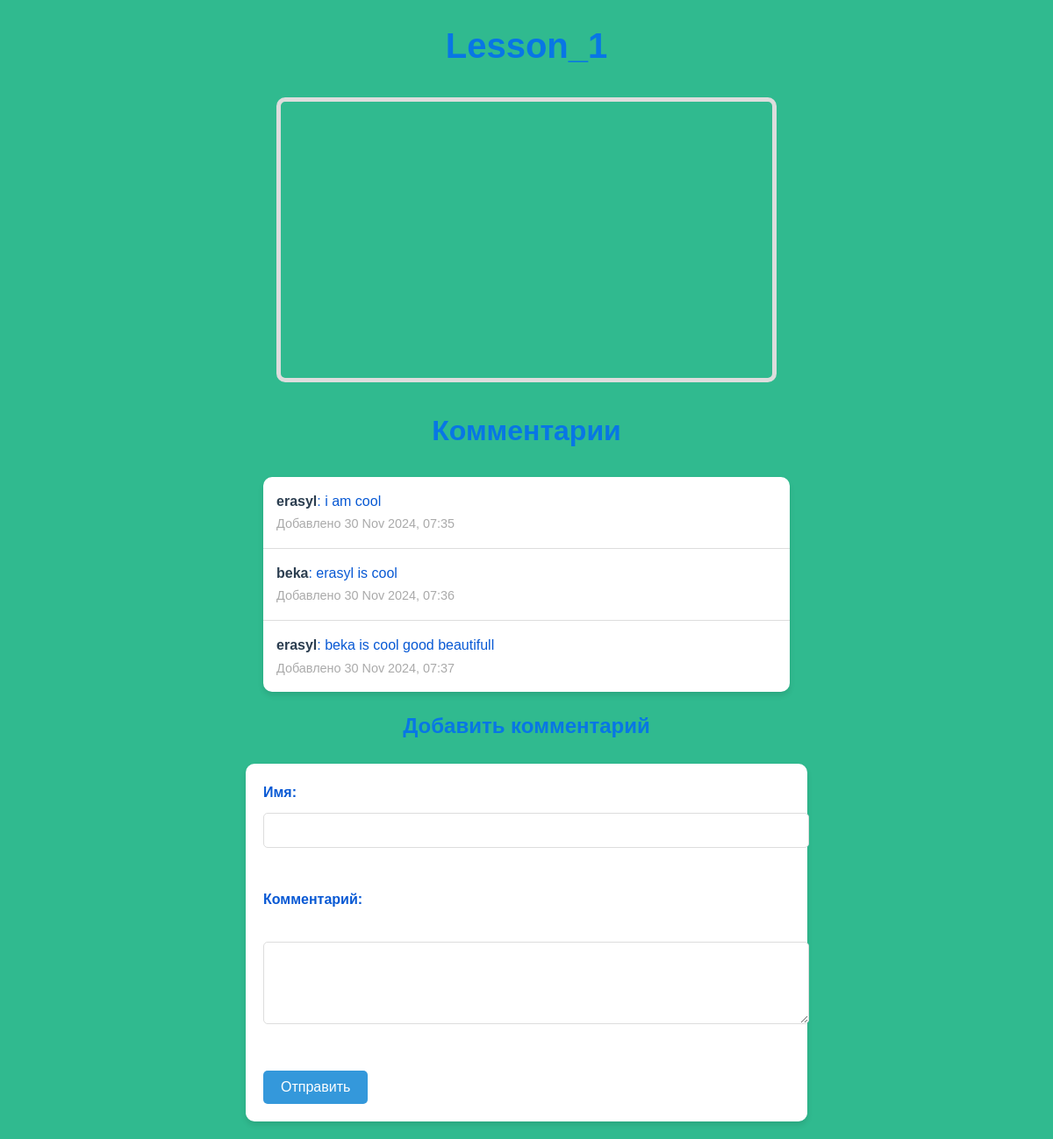
Before: /videos/1/ with the older database file.
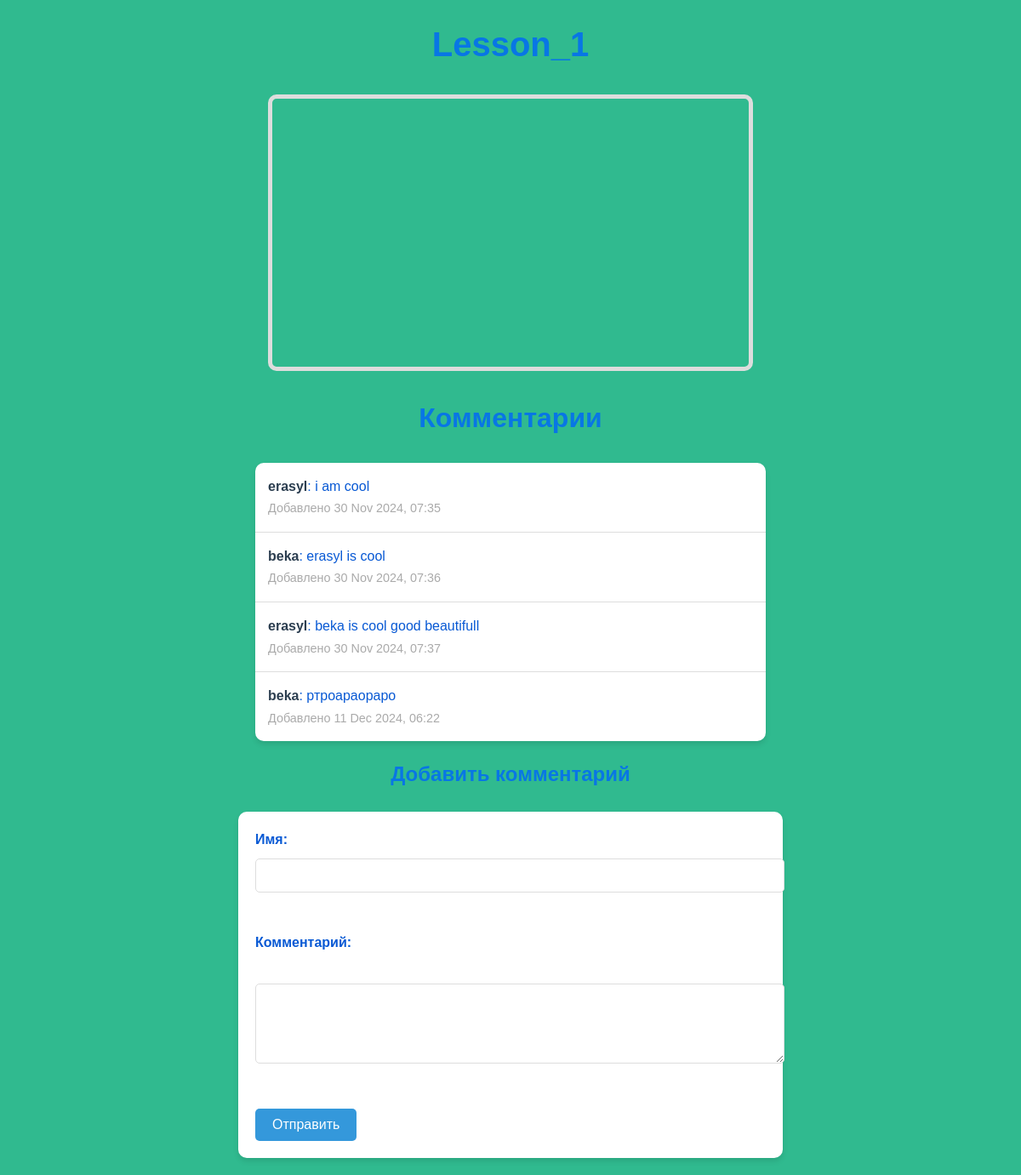
After: the same page with the newer database file.
### courses/models.py (models this page shows, shortened)
class Comment(models.Model):
    video = models.ForeignKey(Video, related_name='comments', on_delete=models.CASCADE)
    author = models.CharField(max_length=100)
    content = models.TextField()
    created_at = models.DateTimeField(auto_now_add=True)

### courses/views.py (the view, shortened to what this page needs)
# urls.py: path('videos/<int:pk>/', views.video_detail, name='video_detail'),
def video_detail(request, pk):
    video = get_object_or_404(Video, pk=pk)
    comments = video.comments.all()
    return render(request, 'courses/video_detail.html', {'video': video, 'comments': comments})

### courses/templates/courses/video_detail.html (shortened to what this page needs)
<!DOCTYPE html>
<html lang="en">
<head>
    {% load static %}
    <link rel="stylesheet" href="{% static 'courses/video_detail.css' %}">
</head>
<body>
    <h1>{{ video.title }}</h1>
    <iframe
        width="560"
        height="315"
        src="{{ video.video_url }}"
        frameborder="0"
        allow="accelerometer; autoplay; clipboard-write; encrypted-media; gyroscope; picture-in-picture"
        allowfullscreen>
    </iframe>
    <h2>Комментарии</h2>
    <ul>
        {% for comment in comments %}
        <li>
            <strong>{{ comment.author }}</strong>: {{ comment.content }}
            <br><small>Добавлено {{ comment.created_at|date:"d M Y, H:i" }}</small>
        </li>
        {% empty %}
        <p>Пока нет комментариев. Будьте первым!</p>
        {% endfor %}
    </ul>
    <h3>Добавить комментарий</h3>
    <form method="post">
        <label for="author">Имя:</label>
        <input type="text" id="author" name="author" required><br><br>
        <label for="content">Комментарий:</label><br>
        <textarea id="content" name="content" rows="4" cols="50" required></textarea><br><br>
        <button type="submit">Отправить</button>
    </form>
</body>
</html>

Changed rows visible on the page:
added Comment: author "beka", content "ртроараораро", created_at "11 Dec 2024, 06:22"
